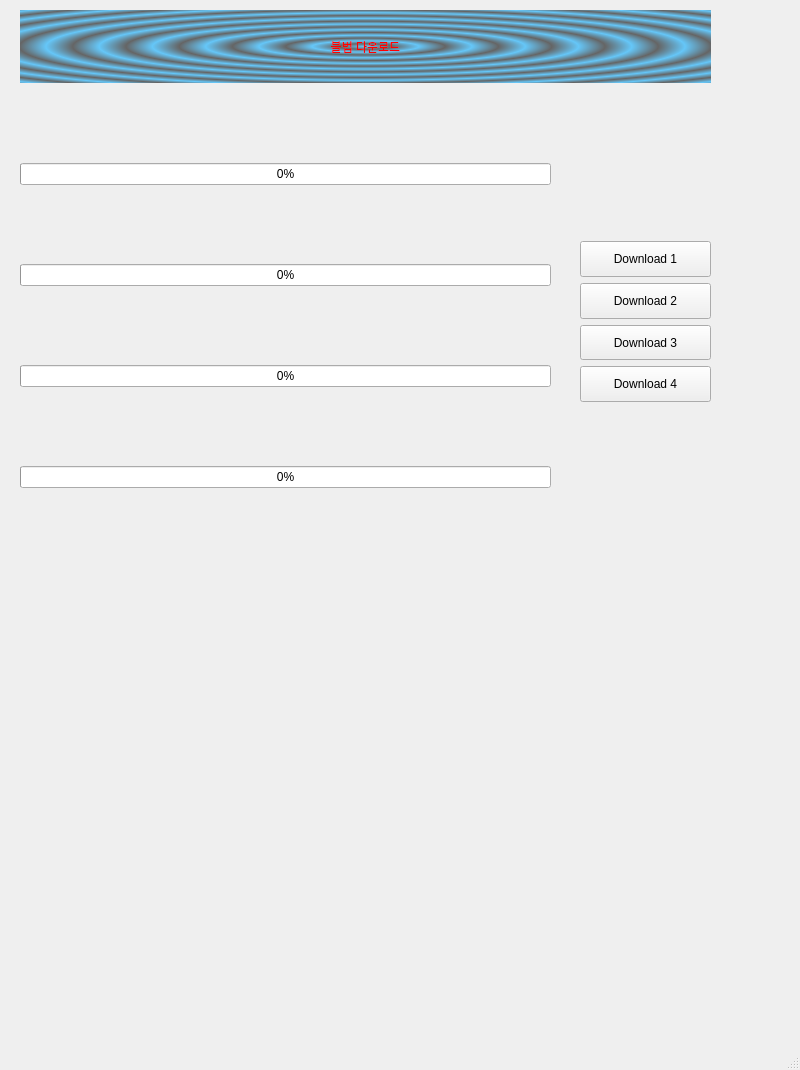
<?xml version="1.0" encoding="UTF-8"?>
<ui version="4.0">
 <class>MainWindow</class>
 <widget class="QMainWindow" name="MainWindow">
  <property name="geometry">
   <rect>
    <x>0</x>
    <y>0</y>
    <width>800</width>
    <height>1070</height>
   </rect>
  </property>
  <property name="windowTitle">
   <string>MainWindow</string>
  </property>
  <widget class="QWidget" name="centralwidget">
   <widget class="QWidget" name="gridLayoutWidget">
    <property name="geometry">
     <rect>
      <x>20</x>
      <y>90</y>
      <width>531</width>
      <height>471</height>
     </rect>
    </property>
    <layout class="QGridLayout" name="gridLayout">
     <item row="1" column="0">
      <widget class="QProgressBar" name="progressBar_2">
       <property name="value">
        <number>0</number>
       </property>
      </widget>
     </item>
     <item row="0" column="0">
      <widget class="QProgressBar" name="progressBar">
       <property name="value">
        <number>0</number>
       </property>
      </widget>
     </item>
     <item row="2" column="0">
      <widget class="QProgressBar" name="progressBar_3">
       <property name="value">
        <number>0</number>
       </property>
      </widget>
     </item>
     <item row="3" column="0">
      <widget class="QProgressBar" name="progressBar_4">
       <property name="value">
        <number>0</number>
       </property>
      </widget>
     </item>
    </layout>
   </widget>
   <widget class="QWidget" name="verticalLayoutWidget">
    <property name="geometry">
     <rect>
      <x>580</x>
      <y>241</y>
      <width>131</width>
      <height>161</height>
     </rect>
    </property>
    <layout class="QVBoxLayout" name="verticalLayout_2">
     <item>
      <widget class="QPushButton" name="btn1">
       <property name="sizePolicy">
        <sizepolicy hsizetype="Minimum" vsizetype="Minimum">
         <horstretch>0</horstretch>
         <verstretch>0</verstretch>
        </sizepolicy>
       </property>
       <property name="text">
        <string>Download 1</string>
       </property>
      </widget>
     </item>
     <item>
      <widget class="QPushButton" name="btn2">
       <property name="sizePolicy">
        <sizepolicy hsizetype="Minimum" vsizetype="Minimum">
         <horstretch>0</horstretch>
         <verstretch>0</verstretch>
        </sizepolicy>
       </property>
       <property name="text">
        <string>Download 2</string>
       </property>
      </widget>
     </item>
     <item>
      <widget class="QPushButton" name="btn3">
       <property name="sizePolicy">
        <sizepolicy hsizetype="Minimum" vsizetype="Minimum">
         <horstretch>0</horstretch>
         <verstretch>0</verstretch>
        </sizepolicy>
       </property>
       <property name="text">
        <string>Download 3</string>
       </property>
      </widget>
     </item>
     <item>
      <widget class="QPushButton" name="btn4">
       <property name="sizePolicy">
        <sizepolicy hsizetype="Minimum" vsizetype="Minimum">
         <horstretch>0</horstretch>
         <verstretch>0</verstretch>
        </sizepolicy>
       </property>
       <property name="text">
        <string>Download 4</string>
       </property>
      </widget>
     </item>
    </layout>
   </widget>
   <widget class="QWidget" name="horizontalLayoutWidget">
    <property name="geometry">
     <rect>
      <x>20</x>
      <y>10</y>
      <width>691</width>
      <height>73</height>
     </rect>
    </property>
    <layout class="QHBoxLayout" name="horizontalLayout">
     <item>
      <widget class="QLabel" name="label">
       <property name="styleSheet">
        <string notr="true">background-color: qradialgradient(spread:repeat, cx:0.5, cy:0.5, radius:0.077, fx:0.5, fy:0.5, stop:0 rgba(0, 169, 255, 147), stop:0.497326 rgba(0, 0, 0, 147), stop:1 rgba(0, 169, 255, 147));
font: 700 18pt &quot;맑은 고딕&quot;;
color: rgb(255, 0, 0);</string>
       </property>
       <property name="text">
        <string>불법 다운로드</string>
       </property>
       <property name="textFormat">
        <enum>Qt::PlainText</enum>
       </property>
       <property name="alignment">
        <set>Qt::AlignCenter</set>
       </property>
      </widget>
     </item>
    </layout>
   </widget>
  </widget>
  <widget class="QMenuBar" name="menubar">
   <property name="geometry">
    <rect>
     <x>0</x>
     <y>0</y>
     <width>800</width>
     <height>22</height>
    </rect>
   </property>
  </widget>
  <widget class="QStatusBar" name="statusbar"/>
 </widget>
 <tabstops>
  <tabstop>btn1</tabstop>
  <tabstop>btn2</tabstop>
 </tabstops>
 <resources/>
 <connections>
  <connection>
   <sender>btn4</sender>
   <signal>clicked()</signal>
   <receiver>MainWindow</receiver>
   <slot>click4()</slot>
   <hints>
    <hint type="sourcelabel">
     <x>647</x>
     <y>378</y>
    </hint>
    <hint type="destinationlabel">
     <x>662</x>
     <y>202</y>
    </hint>
   </hints>
  </connection>
  <connection>
   <sender>btn3</sender>
   <signal>clicked()</signal>
   <receiver>MainWindow</receiver>
   <slot>click3()</slot>
   <hints>
    <hint type="sourcelabel">
     <x>598</x>
     <y>340</y>
    </hint>
    <hint type="destinationlabel">
     <x>499</x>
     <y>290</y>
    </hint>
   </hints>
  </connection>
  <connection>
   <sender>btn1</sender>
   <signal>clicked()</signal>
   <receiver>MainWindow</receiver>
   <slot>click1()</slot>
   <hints>
    <hint type="sourcelabel">
     <x>643</x>
     <y>257</y>
    </hint>
    <hint type="destinationlabel">
     <x>435</x>
     <y>412</y>
    </hint>
   </hints>
  </connection>
  <connection>
   <sender>btn2</sender>
   <signal>clicked()</signal>
   <receiver>MainWindow</receiver>
   <slot>click2()</slot>
   <hints>
    <hint type="sourcelabel">
     <x>663</x>
     <y>299</y>
    </hint>
    <hint type="destinationlabel">
     <x>588</x>
     <y>517</y>
    </hint>
   </hints>
  </connection>
 </connections>
 <slots>
  <slot>click()</slot>
  <slot>click1()</slot>
  <slot>click2()</slot>
  <slot>click4()</slot>
  <slot>click3()</slot>
 </slots>
</ui>
